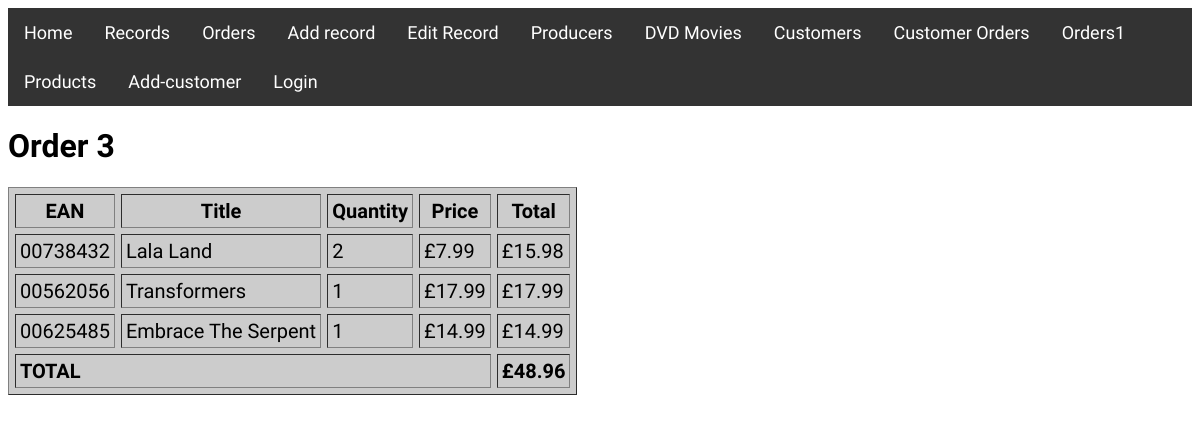
/?page=order&order_id=3, run on the app's committed database.
### tables this page shows
CREATE TABLE movies (
	ean VARCHAR(8) NOT NULL,
	title VARCHAR(50) NOT NULL,
	artist_id INT,
	genre VARCHAR(50),
	year YEAR(4),
	price DECIMAL(10, 2) unsigned NOT NULL,
	PRIMARY KEY (ean),
  FOREIGN KEY (artist_id)
		REFERENCES artist (id)
	ON DELETE CASCADE
);

CREATE TABLE orderline (
	id INT AUTO_INCREMENT,
	transaction_id INT,
	record_ean CHAR(8),
	quantity INT NOT NULL,
	PRIMARY KEY (id),
FOREIGN KEY (transaction_id)
		REFERENCES transaction(id),
	FOREIGN KEY (record_ean)
		REFERENCES record(ean)
	ON UPDATE CASCADE
	ON DELETE CASCADE
);

### views/order.php (the view, shortened to what this page needs)
<?php
if (isset($_GET['order_id']))
{
	$order_id = $_GET['order_id'];
} else {
	$order_id = -1;
}
$sql = "SELECT r.ean, r.title, ol.quantity, ol.transaction_id, r.price
	FROM movies r
	INNER JOIN orderline ol
		ON ol.record_ean=r.ean
	WHERE ol.transaction_id=".$order_id;
$result = mysqli_query($link, $sql);
if ($result === false) {
    	echo mysqli_error($link);
} else {
	$num_rows = mysqli_num_rows($result);
	if ($num_rows == 0) {
		$content = "<h1>Order not found</h1>";
	} else {
		$content = "<h1>Order ".$order_id."</h1>";
		$content .= "<table border=1 cellspacing=6
cellpadding=4 bgcolor=#cccccc >";
		$content .= "<thead><tr>
				<th>EAN</th>
				<th>Title</th>
				<th>Quantity</th>
				<th>Price</th>
				<th>Total</th>
			     </tr></thead>";
		$content .= "<tbody>";
		$total = 0.00;
		while ($row = mysqli_fetch_assoc($result)) {
			$subtotal = $row['quantity'] * $row['price'];
			$total = $total + $subtotal;
			$content .= "<tr>";
			$content .= "<td>".$row['ean']."</td>";
			$content .= "<td>".$row['title']."</td>";
			$content .= "<td>".$row['quantity']."</td>";
			$content .= "<td>&pound;".$row['price']."</td>";
			$content .= "<td>&pound;".$subtotal."</td>";
			$content .= "</tr>";
	        }
		$content .= "<tr><td colspan=4><b>TOTAL</b><td><b>&pound;".$total."</b></td></tr>";
		$content .= "</tbody></table>";
	}
}
echo $content;
?>

### data on the page
movies: ean "00738432", title "Lala Land", orderline.quantity "2", price "7.99", price.quantity "15.98"
movies: ean "00562056", title "Transformers", orderline.quantity "1", price "17.99"
movies: ean "00625485", title "Embrace The Serpent", orderline.quantity "1", price "14.99"

### other printed values
$order_id "3"
$total "48.96"
